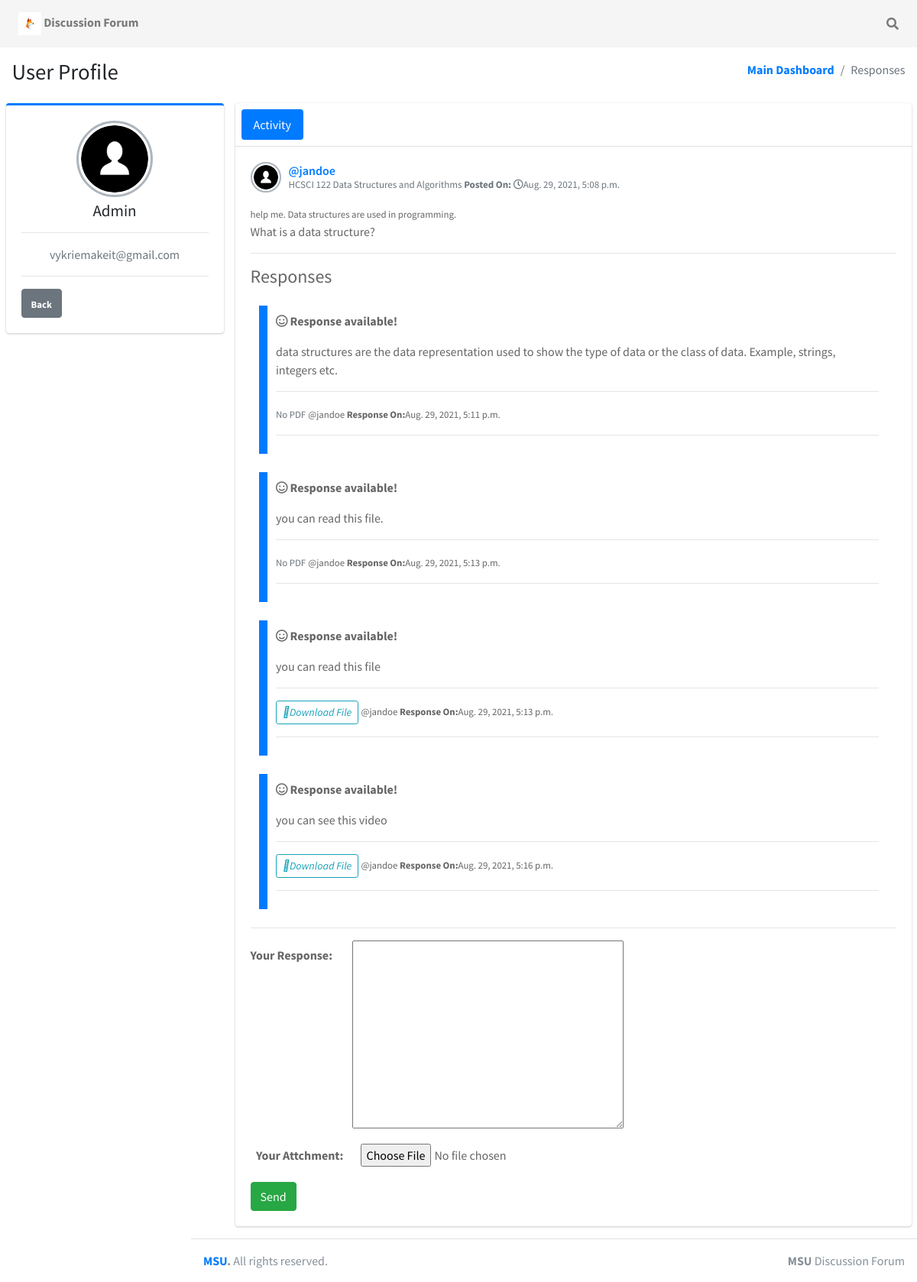
Screenshot of /question/22 (signed in) with the database file from the repository.
### user/models.py (models this page shows, shortened)
class Question(models.Model):
    author = models.ForeignKey(User, null=True, on_delete = models.CASCADE)
    title = models.CharField(max_length = 300,null=False)
    subject = models.CharField(max_length=100, null=False)
    body = models.TextField(null=True)
    created_at = models.DateTimeField(auto_now_add = True)
    updated_at = models.DateTimeField(auto_now = True)
    def get_responses(self):
        return self.responses.filter(parent=None)

class Response(models.Model):
    user = models.ForeignKey(User, null=False, on_delete = models.CASCADE)
    question = models.ForeignKey(Question, null=False, on_delete = models.CASCADE, related_name = 'responses')
    parent = models.ForeignKey('self', null=True, blank = True, on_delete = models.CASCADE)
    body = models.TextField(null = False)
    pdf = models.FileField( upload_to='media',blank=True)
    created_at = models.DateTimeField(auto_now_add = True)
    updated_at = models.DateTimeField(auto_now = True)

### user/views.py (the view, shortened to what this page needs)
# urls.py: path('question/<int:id>', views.questionpage, name ='responses.html'),
@login_required(login_url = 'login.html')
def questionpage(request, id):
    response_form = NewResponseForm()
    question = Question.objects.get(id = id)
    context = {
        'question' : question,
        'response_form' : response_form
    }
    return render(request, 'responses.html', context)

### user/forms.py
class NewResponseForm(forms.ModelForm):
    class Meta:
        model = Response
        fields = ['body','pdf']

### templates/responses.html (shortened to what this page needs)
{% load static %}
<!DOCTYPE html>
<html lang="en">
<head>
    <link rel="stylesheet" href="{% static 'plugins/fontawesome-free/css/all.min.css' %}">
    <link rel="stylesheet" href="{% static 'dist/css/bootstrap.min.css' %}">
</head>
<body class="hold-transition sidebar-mini">
    {% block content %}
    <div class="wrapper">
        <nav class=" navbar navbar-expand navbar-white navbar-light" style="background-color:rgb(245, 245, 245);">
            <ul class="navbar-nav">
                <li class="nav-item d-none d-sm-inline-block">
                    <a href="" class="nav-link"><img src="{% static 'images/logo.png' %}" width="30" height="30" alt=""> <strong>Discussion Forum</strong> </a>
                </li>
            </ul>
            <ul class="navbar-nav ml-auto">
                <li class="nav-item">
                    <a class="nav-link" data-widget="navbar-search" href="#" role="button">
                        <i class="fas fa-search"></i>
                    </a>
                </li>
            </ul>
        </nav>
    </div>
    <div class="">
        <section class="content-header">
            <div class="container-fluid">
                <div class="row mb-2">
                    <div class="col-sm-6">
                        <h1>User Profile</h1>
                    </div>
                    <div class="col-sm-6">
                        <ol class="breadcrumb float-sm-right">
                            <li class="breadcrumb-item"><a href=""><strong>Main Dashboard</strong> </a></li>
                            <li class="breadcrumb-item active">Responses</li>
                        </ol>
                    </div>
                </div>
            </div>
        </section>
        <section class="content">
            <div class="container-fluid">
                <div class="row">
                    <div class="col-md-3">
                        <div class="card card-primary card-outline">
                            <div class="card-body box-profile">
                                <div class="text-center">
                                    <img class="profile-user-img img-fluid img-circle" src="{% static 'images/user-3.png' %}" alt="User profile picture">
                                </div>
                                <h3 class="profile-username text-center">{{request.user}}</h3>
                                <hr>
                                <p class="text-muted text-center">{{request.user.email}}</p>
                                <hr>
                                <a href="{% url 'main.html' %}" class="text-muted text-center"><button type="button" class="btn btn-secondary"><small><strong>Back</strong></small></button> </a>
                            </div>
                        </div>
                    </div>
                    <div class="col-md-9">
                        <div class="card">
                            <div class="card-header p-2">
                                <ul class="nav nav-pills">
                                    <li class="nav-item"><a class="nav-link active" href="#activity" data-toggle="tab">Activity</a></li>
                                </ul>
                            </div>
                            <div class="card-body">
                                <div class="tab-content">
                                    <div class="active tab-pane" id="activity">
                                        <div class="post">
                                            <div class="user-block">
                                                <img class="img-circle img-bordered-sm" src="{% static 'images/user-3.png' %}" alt="user image">
                                                <span class="username"><a href="">{{question.author.username}}</a>
                                                </span>
                                                <span class="description">{{question.subject}} <strong> Posted On:</strong> <i class="far fa-clock"></i>{{question.created_at}}</span>
                                            </div>
                                            <small>{{question.body}}</small>
                                            <p>
                                                {{question.title}}
                                            </p>
                                            <hr>
                                            <div class="responses-container">
                                                <h4 class="responses-container-heading">Responses</h4>
                                                {% if not question.responses.all %}
                                                <p class="no-responses-text"><i class="far fa-frown"></i> <strong>No responses yet</strong> </p>
                                                {% else %} {% for response in question.get_responses %}
                                                <blockquote id="{{response.id}}">
                                                    <p class="no-responses-text"><i class="far fa-smile"></i> <strong>Response available!</strong> </p>
                                                    <p class="response-body">{{response.body}}</p>
                                                    <hr> {% if response.pdf %}
                                                    <a href="{{ response.pdf.url }}" class="btn btn-outline-info btn-sm" target="_blank"><i class="fa-download">Download File</i> </a> {% else%}
                                                    <span class="text-muted"><small>No PDF</small></span> {% endif %}
                                                    <small class="response-author">{{response.user.username}} <strong>Response On:</strong>{{response.updated_at}}</small>
                                                    <hr>
                                                </blockquote>
                                                {% endfor %} {% endif %}
                                            </div>
                                            <hr>
                                            <form action="" method="POST" class="form-horizontal" enctype="multipart/form-data">
                                                <div class="form-group row">
                                                    <label for="{{response_form.body.id_for_label}}" class="col-sm-2 col-form-label">Your Response:</label> {{response_form.body}}
                                                </div>
                                                <div class="form-group">
                                                    <label for="{{response_form.pdf.id_for_label}}" class="col-sm-2 col-form-label">Your Attchment:</label>
                                                    <input type="file" name="pdf" enctype="multipart/form-data" placeholder="Attachment">
                                                </div>
                                                <button type="submit" class="btn btn-success">Send</button>
                                            </form>
                                        </div>
                                    </div>
                                </div>
                            </div>
                        </div>
                    </div>
                </div>
            </div>
        </section>
    </div>
    {% endblock %}
    <footer class="main-footer">
        <div class="float-right d-none d-sm-block">
            <b>MSU</b> Discussion Forum
        </div>
        <strong> <a href="#">MSU</a>.</strong> All rights reserved.
    </footer>
</body>
</html>

### rows the page displays
Question: author.username "@jandoe", subject "HCSCI 122 Data Structures and Algorithms", created_at "Aug. 29, 2021, 5:08 p.m.", body "help me. Data structures are used in programming.", title "What is a data structure?"
Response: body "data structures are the data representation used to show the type of data or the class of data. Example, strings, integers etc.", pdf "No PDF", user.username "@jandoe", updated_at "Aug. 29, 2021, 5:11 p.m."
Response: body "you can read this file.", pdf "No PDF", user.username "@jandoe", updated_at "Aug. 29, 2021, 5:13 p.m."
Response: body "you can read this file", user.username "@jandoe", updated_at "Aug. 29, 2021, 5:13 p.m."
Response: body "you can see this video", user.username "@jandoe", updated_at "Aug. 29, 2021, 5:16 p.m."

### other values shown
{{ request.user }} "Admin"
{{ request.user.email }} "vykriemakeit@gmail.com"
